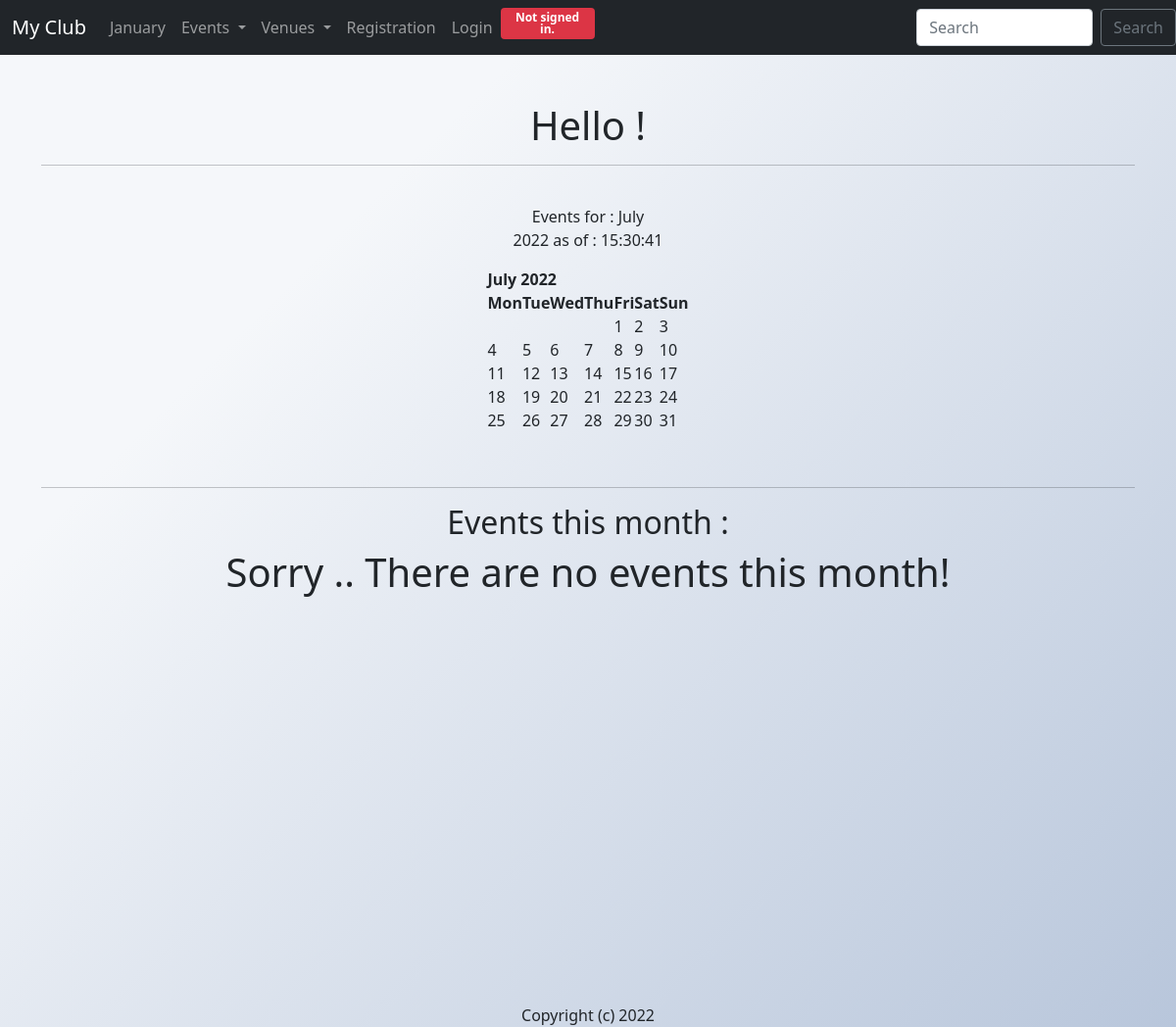
Before: / with the older database file.
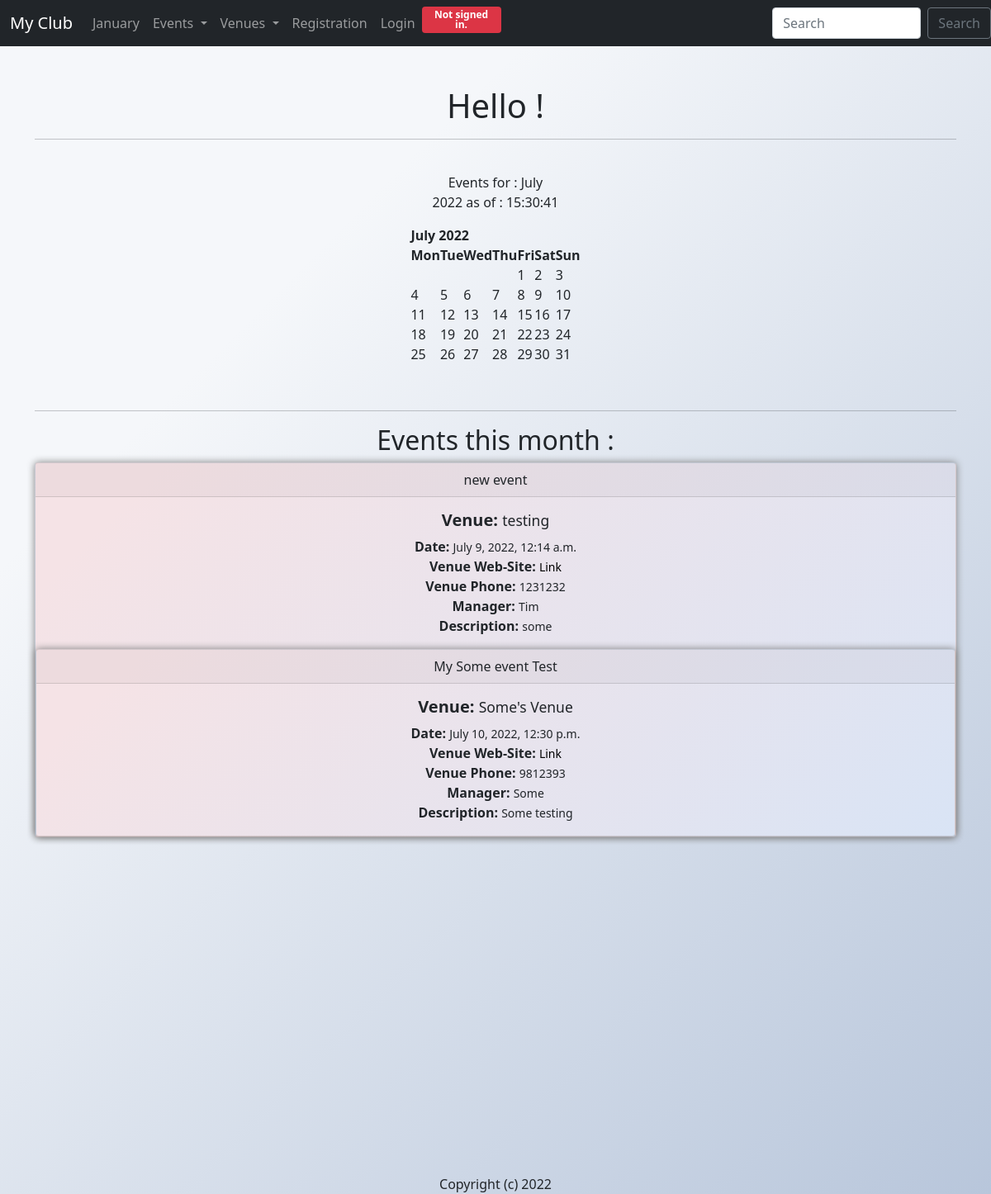
After: the same page with the newer database file.
### events/models.py (models this page shows, shortened)
class Event (models.Model):
     name = models.CharField('Event Name', max_length=55)
     event_date = models.DateTimeField('Event Date')
     venue = models.ForeignKey(Venue,  blank=True, null=True, on_delete=models.CASCADE)
     manager = models.ForeignKey(User, blank=True, null=True, on_delete=models.SET_NULL)
     description = models.TextField(blank=True)
     attendess = models.ManyToManyField(MyClubUser, blank=True)

class Venue (models.Model):
    name = models.CharField('Venue Name', max_length=55)
    address = models.CharField( max_length=300)
    zip_code = models.CharField('Zip Code', max_length=15)
    phone = models.IntegerField('Contact Phone')
    web = models.URLField('Website adress', blank = True)
    email_adress = models.EmailField('Email Adress', blank = True)
    owner = models.IntegerField('Venue Owner', blank=False, default=1)
    venue_image = models.ImageField(" Venue Image", null = True, blank = True, upload_to ="images/")

### events/views.py (the view)
# urls.py: path('', views.home, name="home1"),
def home(request,year=datetime.now().year, month=datetime.now().strftime('%B')):
    name = "John"
    month_number = list(calendar.month_name).index(month)
    cal = HTMLCalendar().formatmonth(year, month_number)
    now = datetime.now()
    current_year = now.year
    event_list = Event.objects.filter(event_date__year = year , event_date__month = month_number)
    time = now.strftime('%H:%M:%S')
    return render(request, 'events/home.html',{
        "first_name" : name,
        "year_dict" : year,
        "month_dict" : month,
        "month_number" : month_number,
        "cal": cal,
        "current_year" : current_year,
        "time" : time,
        "event_list" : event_list
    })

### events/templates/events/home.html
{% extends 'events/layout.html' %}
{% block content %}
    <center>
    <h1>Hello {{user.username}} !</h1>
    <hr><br>
    Events for :
    {{month_dict}} <br/>
    {{year_dict}}
        as of : {{time}}
    <p>{{cal|safe}}</p>
    <br><hr>
    <h2>Events this month :</h2>
    {% if event_list %}
        {% for events_list in event_list %}
        <div class="card">
            <div class="card-header">
              {{events_list.name}}
            </div>
            <div class="card-body">
              <h5 class="card-title"><strong>Venue: </strong> <small>{{events_list.venue.name}}</small></h5>
              <p class="card-text">
                <strong>Date: </strong> <small>{{events_list.event_date}}</small><br />
                <strong>Venue Web-Site: </strong> <small><a class="text" href="{{events_list.venue.web}}">Link</small></a><br />
                <strong>Venue Phone: </strong> <small>{{events_list.venue.phone}}</small><br />
                <strong>Manager: </strong> <small>{{events_list.manager}}</small><br />
                <strong>Description: </strong> <small>{{events_list.description}}</small><br />
              </p>
            </div>
        {% endfor %}
    {% else %}
    <h1>Sorry .. There are no events this month!</h1>
    {% endif %}
    </center>
{% endblock content %}

### events/templates/events/layout.html (shortened to what this page needs)
{% load static %}
<!DOCTYPE html>
<html lang="en">
  <head>
    <link
      href="https://cdn.jsdelivr.net/npm/bootstrap@5.1.3/dist/css/bootstrap.min.css"
      rel="stylesheet"
    />
    <link rel="stylesheet" href="{% static 'events/styles.css' %}">
  </head>
  <body>
    {% include "events/navbar.html" %}
    <br /><br />
    <div class="class container">
      {% block content %}
     {% endblock content %}
    </div>
    <center>
    <br></br><br><br><br><br><br><br><br><br><br><br><br><br><br><br><br>
    Copyright (c) {{current_year}}
    </center>
  </body>
</html>

### events/templates/events/navbar.html (shortened to what this page needs)
<nav class="navbar navbar-expand-lg navbar-dark bg-dark">
  <div class="container-fluid">
    <a class="navbar-brand" href="{% url 'home' %}">My Club</a>
    <div class="collapse navbar-collapse " id="navbarSupportedContent">
      <ul class="navbar-nav me-auto mb-2 mb-lg-0">
        <li class="nav-item">
          <a class="nav-link" href="{% url 'home' '2022' 'January'%}">January</a>
        </li>
        <li class="nav-item dropdown ">
          <a class="nav-link dropdown-toggle" href="" id="navbarDropdown" role="button" data-bs-toggle="dropdown"
            aria-expanded="false">
            Events
          </a>
        </li>
        <li class="nav-item dropdown">
          <a class="nav-link dropdown-toggle" href="" id="navbarDropdown" role="button" data-bs-toggle="dropdown"
            aria-expanded="false">
            Venues
          </a>
        </li>
        {% if user.is_authenticated %}
        <li class="nav-item">
          <a href="" class="nav-link" data-bs-toggle="modal" data-bs-target="#exampleModal2">
            Logout
          </a>
          <div class="modal fade" id="exampleModal2" tabindex="-1" aria-labelledby="exampleModalLabel2"
            aria-hidden="true">
            <div class="modal-dialog modal-dialog-centered">
              <div class="modal-content">
                <div class="modal-header">
                  <h5 class="modal-title" id="exampleModalLabel2">Confirm</h5>
                  <button type="button" class="btn-close" data-bs-dismiss="modal" aria-label="Close"></button>
                </div>
                <div class="modal-footer">
                  <a class="btn btn-outline-danger" href="{% url 'logout' %}">Yes</a>
                  <button type="button" class="btn btn-outline-info" data-bs-dismiss="modal"
                    aria-label="Close">Close</button>
                  </form>
                </div>
              </div>
            </div>
          </div>
          {%else%}
        <li class="nav-item">
          <a class="nav-link" href="{% url 'register-user' %}">Registration</a>
        </li>
        <li class="nav-item">
          <a class="nav-link" href="{% url 'login' %}">Login</a>
        </li>
        {% endif %}
        <li class="nav-item">
        <div class="float-start">
        {% if user.is_authenticated %}
        <div class="badge bg-secondary text-wrap" style="width: 6rem;">
          Signed in as <strong>{{ user.username }}</strong>.
          {% else %}
          <div class="badge bg-danger text-wrap" style="width: 6rem;">
            Not signed in.
            {% endif %}
          </div>
        </div>
    </div>
  </div>
  <form class="d-flex" method=POST action={% url 'search' %}>
    <input class="form-control me-2"
      style="background-color:white; background-image: linear-gradient(316deg, white 0%, white 74%);" type="search"
      placeholder="Search" aria-label="Search" name="searched">
    <button class="btn btn-outline-secondary" type="submit">Search</button>
  </form>
</nav>

### events/static/events/styles.css (style rules this page uses)
body { background-color: #b8c6db; background-image: linear-gradient(315deg, #b8c6db 0%, #f5f7fa 74%); }
.form-control { background-color: #f5e3e6; }
ul { list-style-type: none; }
.badge { color: white; }
.card { background-color: #d9e4f5; background-image: linear-gradient(315deg, #d9e4f5 0%, #f5e3e6 90%); box-shadow: 0 0 10px gray; }
a:link { text-decoration: none; }
html { min-height: 100%; }
.text { color: black; }

Changed rows visible on the page:
added Event: name "new event", venue.name "testing", event_date "July 9, 2022, 12:14 a.m.", venue.phone "1231232", manager "Tim", description "some"
added Event: name "My Some event Test", venue.name "Some's Venue", event_date "July 10, 2022, 12:30 p.m.", venue.phone "9812393", manager "Some", description "Some testing"
Other visible differences:
text no longer shown: "Sorry .. There are no events this month!"
